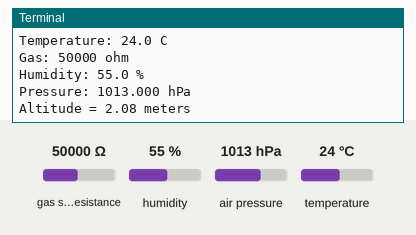
Recording of a program running on a simulated Raspberry Pi (BCM pin numbers). Parts: the last lines printed to the terminal. The test bench sets the inputs (shaded band); at power-on: gas sensor resistance 50000 Ω, humidity 55 %, air pressure 1013 hPa, temperature 24 °C.

Above: at 1.2 s.
1.3 s: gas sensor resistance set to 6880 Ω
2.8 s: humidity set to 22 %
At 4.2 s:
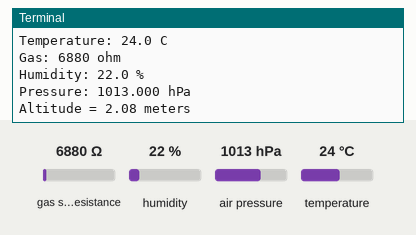
4.3 s: air pressure set to 952 hPa
5.8 s: temperature set to 12 °C
At 6.9 s:
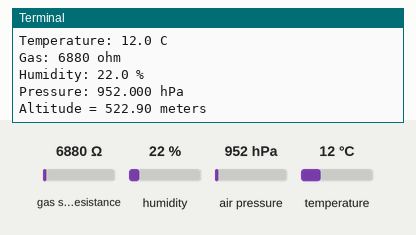

Measured:
- after the input at 2.8 s, the terminal: prints a new line after 1.2 s (image 1)
- after the input at 5.8 s, the terminal: prints a new line after 0.21 s (image 2)

The program:

collector.py
```python
#!/usr/bin/python

import adafruit_bme680
import time
import board

# Create sensor object, communicating over the board's default I2C bus
i2c = board.I2C()   # Uses board.SCL and board.SCA
bme680 = adafruit_bme680.Adafruit_BME680_I2C(i2c)

# Change this to match the location's pressure (hPa) at sea level
bme680.sea_level_pressure = 1013.25

while True:
    print("\nTemperature: %0.1f C" % bme680.temperature)
    print("Gas: %d ohm" % bme680.gas)
    print("Humidity: %0.1f %%" % bme680.relative_humidity)
    print("Pressure: %0.3f hPa" % bme680.pressure)
    print("Altitude = %0.2f meters" % bme680.altitude)

    time.sleep(2)
```
